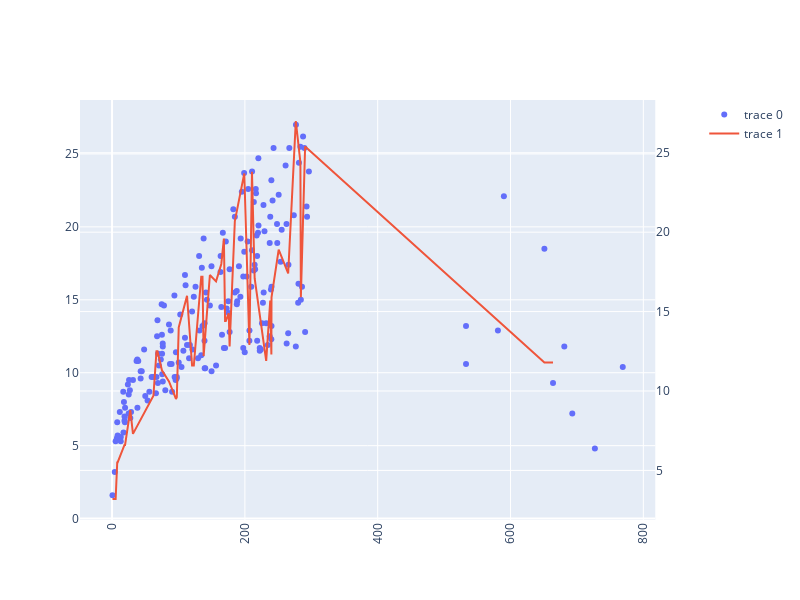

Notebook source saved alongside this figure:
### Code cell
y_svr = tree_reg.predict(X_test[use_columns].values)
df = pd.DataFrame({'x':X_test[use_columns].values.squeeze(), 'y': y_svr}).sort_values(by='x')
# px.line(df, x='x', y='y')

trace1= go.Scatter(mode='markers', x=sales_data['TV'], y=sales_data['Sales'])
trace2 = go.Scatter(x=df['x'], y=df['y'])

fig = make_subplots(specs=[[{"secondary_y": True}]])
fig.add_trace(trace1)
fig.add_trace(trace2,secondary_y=True)
fig['layout'].update(height = 600, width = 800,xaxis=dict(tickangle=-90))
fig.show()

### Figure 1 — Plotly figure (JSON) as saved in the notebook; plotly's stock layout.template omitted (floating-point values rounded to 4 significant figures; data arrays with more than 128 entries replaced by an {"elided": "..."} marker saying what was removed)
{"data": [{"mode": "markers", "type": "scatter", "x": {"elided": "200 float values"}, "y": {"elided": "200 float values"}}, {"type": "scatter", "x": [0.7, 5.4, 7.8, 8.4, 18.7, 18.8, 19.6, 27.5, 31.5, 62.3, 66.1, 66.9, 68.4, 75.1, 85.7, 96.2, 97.5, 100.4, 112.9, 120.5, 123.1, 134.3, 136.2, 137.9, 147.3, 156.6, 164.5, 168.4, 170.2, 171.3, 175.7, 177, 184.9, 199.1, 202.5, 206.8, 210.7, 214.7, 232.1, 238.2, 239.9, 240.1, 250.9, 265.2, 276.7, 283.6, 284.3, 290.7, 651, 664], "xaxis": "x", "y": [3.2, 3.2, 5.5, 5.5, 6.6, 6.6, 6.6, 8.8, 7.3, 9.7, 12.5, 12.5, 12.5, 11.3, 10.6, 9.5, 9.6, 14, 16, 11.6, 11.6, 17.2, 17.2, 12.2, 17.3, 16.9, 18, 19.6, 14.4, 14.4, 14.9, 12.8, 20.7, 23.7, 19, 12.9, 23.8, 17.1, 11.9, 15.7, 12.3, 15.9, 18.9, 17.4, 27, 24.4, 15.9, 25.4, 11.8, 11.8], "yaxis": "y2"}], "layout": {"height": 600, "width": 800, "xaxis": {"anchor": "y", "domain": [0, 0.94], "tickangle": -90}, "yaxis": {"anchor": "x", "domain": [0, 1]}, "yaxis2": {"anchor": "x", "overlaying": "y", "side": "right"}}}
